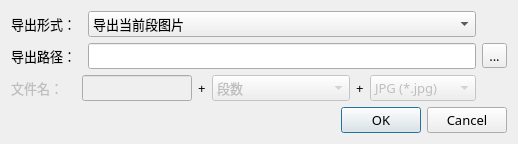
<?xml version="1.0" encoding="UTF-8"?>
<ui version="4.0">
 <class>ExportImageDialog</class>
 <widget class="QDialog" name="ExportImageDialog">
  <property name="geometry">
   <rect>
    <x>0</x>
    <y>0</y>
    <width>518</width>
    <height>142</height>
   </rect>
  </property>
  <property name="font">
   <font>
    <family>微软雅黑</family>
    <pointsize>10</pointsize>
   </font>
  </property>
  <property name="windowTitle">
   <string>导出图片</string>
  </property>
  <layout class="QGridLayout" name="gridLayout">
   <item row="0" column="0">
    <widget class="QLabel" name="formLabel">
     <property name="text">
      <string>导出形式：</string>
     </property>
    </widget>
   </item>
   <item row="0" column="2">
    <widget class="QComboBox" name="formCBox">
     <property name="sizeAdjustPolicy">
      <enum>QComboBox::AdjustToContents</enum>
     </property>
     <item>
      <property name="text">
       <string>导出当前段图片</string>
      </property>
     </item>
     <item>
      <property name="text">
       <string>导出所有图片</string>
      </property>
     </item>
    </widget>
   </item>
   <item row="1" column="0">
    <widget class="QLabel" name="pathLabel">
     <property name="text">
      <string>导出路径：</string>
     </property>
    </widget>
   </item>
   <item row="1" column="2">
    <widget class="QLineEdit" name="pathEdit">
     <property name="readOnly">
      <bool>true</bool>
     </property>
    </widget>
   </item>
   <item row="1" column="3">
    <widget class="QToolButton" name="toolButton">
     <property name="text">
      <string>...</string>
     </property>
    </widget>
   </item>
   <item row="2" column="0">
    <widget class="QLabel" name="filenameLabel">
     <property name="enabled">
      <bool>false</bool>
     </property>
     <property name="text">
      <string>文件名：</string>
     </property>
    </widget>
   </item>
   <item row="2" column="1" colspan="2">
    <layout class="QHBoxLayout" name="horizontalLayout">
     <item>
      <widget class="QLineEdit" name="prefixEdit">
       <property name="enabled">
        <bool>false</bool>
       </property>
      </widget>
     </item>
     <item>
      <widget class="QLabel" name="plusLabel">
       <property name="text">
        <string>+</string>
       </property>
      </widget>
     </item>
     <item>
      <widget class="QComboBox" name="indexCBox">
       <property name="enabled">
        <bool>false</bool>
       </property>
       <property name="sizeAdjustPolicy">
        <enum>QComboBox::AdjustToContents</enum>
       </property>
       <item>
        <property name="text">
         <string>段数</string>
        </property>
       </item>
       <item>
        <property name="text">
         <string>段数-总段数</string>
        </property>
       </item>
       <item>
        <property name="text">
         <string>起始深度-终止深度</string>
        </property>
       </item>
      </widget>
     </item>
     <item>
      <widget class="QLabel" name="plusLabel_2">
       <property name="text">
        <string>+</string>
       </property>
      </widget>
     </item>
     <item>
      <widget class="QComboBox" name="formatCBox">
       <property name="enabled">
        <bool>false</bool>
       </property>
       <property name="sizeAdjustPolicy">
        <enum>QComboBox::AdjustToContents</enum>
       </property>
       <item>
        <property name="text">
         <string>JPG (*.jpg)</string>
        </property>
       </item>
       <item>
        <property name="text">
         <string>PNG (*.png)</string>
        </property>
       </item>
       <item>
        <property name="text">
         <string>BMP (*.bmp)</string>
        </property>
       </item>
      </widget>
     </item>
    </layout>
   </item>
   <item row="5" column="0" colspan="4">
    <widget class="QDialogButtonBox" name="buttonBox">
     <property name="orientation">
      <enum>Qt::Horizontal</enum>
     </property>
     <property name="standardButtons">
      <set>QDialogButtonBox::Cancel|QDialogButtonBox::Ok</set>
     </property>
    </widget>
   </item>
  </layout>
 </widget>
 <resources/>
 <connections>
  <connection>
   <sender>buttonBox</sender>
   <signal>rejected()</signal>
   <receiver>ExportImageDialog</receiver>
   <slot>reject()</slot>
   <hints>
    <hint type="sourcelabel">
     <x>316</x>
     <y>260</y>
    </hint>
    <hint type="destinationlabel">
     <x>286</x>
     <y>274</y>
    </hint>
   </hints>
  </connection>
 </connections>
</ui>
